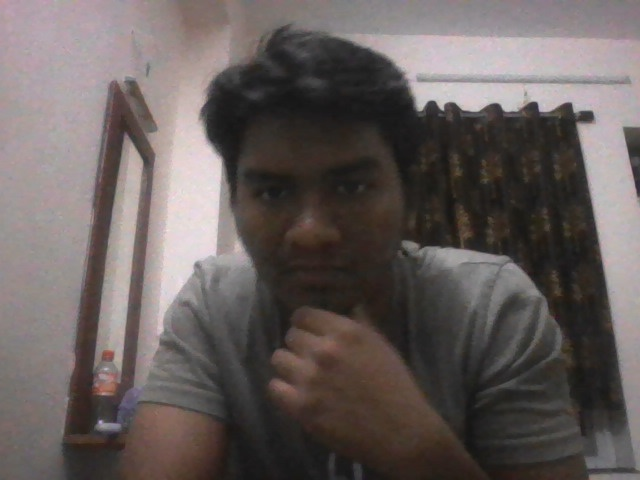
#> input picture Lab6/first_frame.jpg, 640 x 480 px, given in place of the camera
$ jupyter execute ManualCanny.ipynb   (older library calls are emulated)   (text cells are left out)
#> lines starting #> are read from the running program, lines starting #| are printed output that depends on the picture; after the words box and inside, x2 and y2 are one past the last pixel; in counts of white or black regions, pixels touching at a corner belong together
[cell 1]
import cv2
import numpy as np
import matplotlib.pyplot as plt

[cell 2]
# Open camera (0 = default webcam)
cap = cv2.VideoCapture(0)

if not cap.isOpened():
    print("Error: Cannot open camera")
    exit()

ret, frame = cap.read()
#> frame is the input picture: shape (480, 640, 3); mean B, G, R 92.5, 94.3, 102.6

if ret:
    cv2.imshow("First Frame", frame)

    cv2.imwrite("first_frame.jpg", frame)
    print("First frame saved as first_frame.jpg")
else:
    print("Error: Could not read frame")

cv2.waitKey(0)

cap.release()
cv2.destroyAllWindows()

[cell 3]
img = cv2.imread("first_frame.jpg")

# Convert BGR to RGB for matplotlib
img_rgb = cv2.cvtColor(img, cv2.COLOR_BGR2RGB)

plt.figure(figsize=(6,6))
plt.imshow(img_rgb)
plt.title("1. Original Image")
plt.axis("off")
plt.show()

[cell 4]
# 2️⃣ Convert to Grayscale
gray = cv2.cvtColor(img, cv2.COLOR_BGR2GRAY)

plt.figure(figsize=(6,6))
plt.imshow(gray, cmap="gray")
plt.title("2. Grayscale Image")
plt.axis("off")
plt.show()

[cell 5]
blur = cv2.GaussianBlur(gray, (5,5), 1.4)

plt.figure(figsize=(6,6))
plt.imshow(blur, cmap="gray")
plt.title("3. Gaussian Blur")
plt.axis("off")
plt.show()

[cell 6]
gx = cv2.Sobel(blur, cv2.CV_64F, 1, 0, ksize=3)
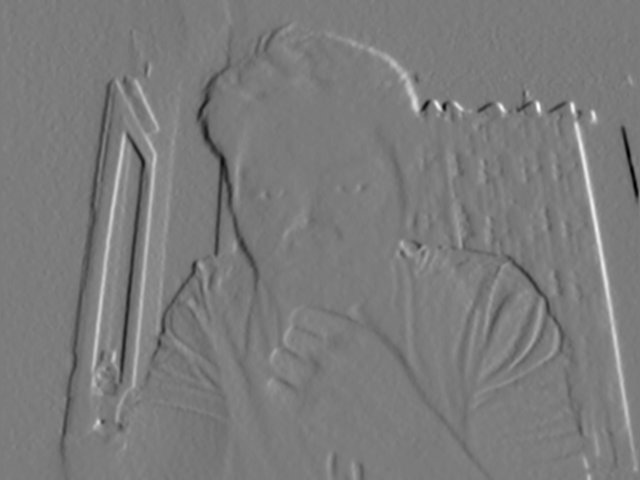
#> gx: shape (480, 640) float64; min -254, max 269, mean 0; drawn with min black and max white
gy = cv2.Sobel(blur, cv2.CV_64F, 0, 1, ksize=3)
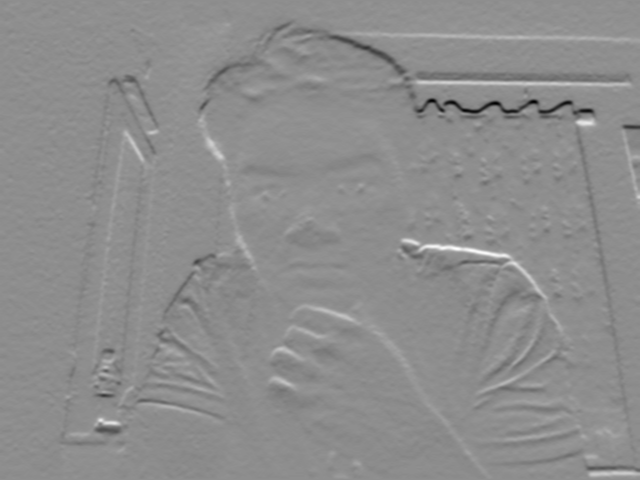
#> gy: shape (480, 640) float64; min -277, max 220, mean -1.4; drawn with min black and max white

magnitude = np.sqrt(gx**2 + gy**2)
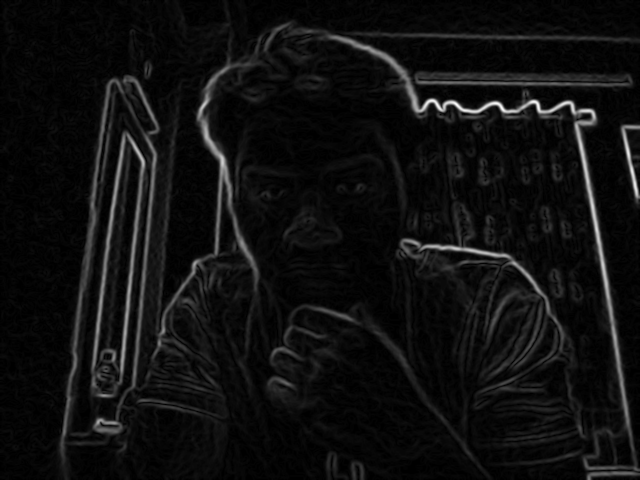
#> magnitude: shape (480, 640) float64; min 0, max 284.9, mean 17.8; drawn with min black and max white
magnitude = magnitude / magnitude.max() * 255

plt.figure(figsize=(6,6))
plt.imshow(magnitude, cmap="gray")
plt.title("4. Gradient Magnitude")
plt.axis("off")
plt.show()

[cell 7]
direction = np.arctan2(gy, gx)
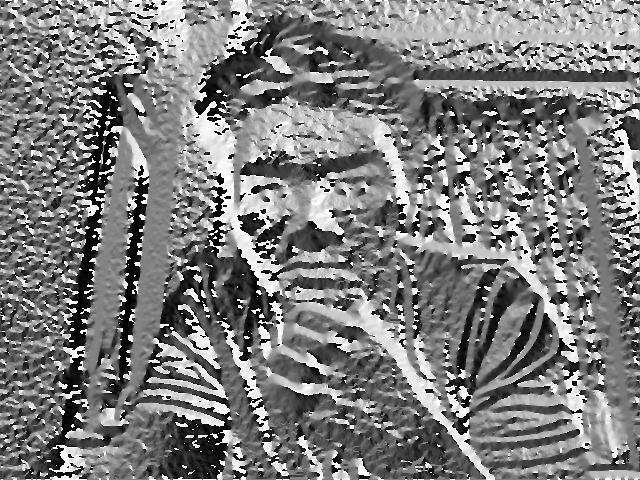
#> direction: shape (480, 640) float64; min -3.13, max 3.14, mean -0.0303; drawn with min black and max white

plt.figure(figsize=(6,6))
plt.imshow(direction, cmap="gray")
plt.title("5. Gradient Direction")
plt.axis("off")
plt.show()

[cell 8]
h, w = magnitude.shape
#> h = 480; w = 640
nms = np.zeros((h,w), dtype=np.int32)

angle = direction * 180. / np.pi
angle[angle < 0] += 180
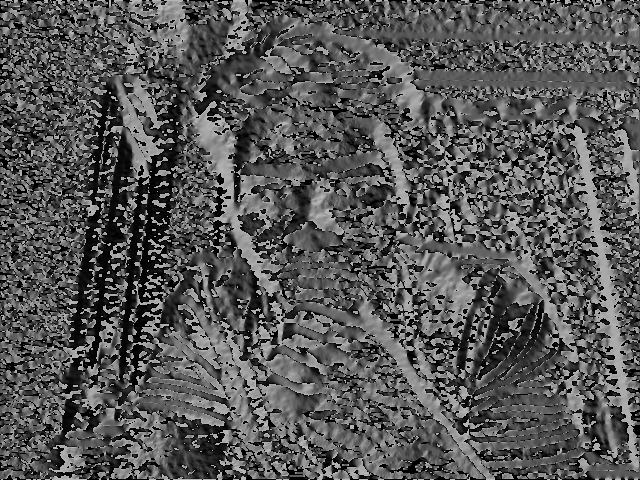
#> angle: shape (480, 640) float64; min 0, max 180, mean 86.9

for i in range(1, h-1):
    for j in range(1, w-1):

        q = 255
        r = 255

        if (0 <= angle[i,j] < 22.5) or (157.5 <= angle[i,j] <= 180):
            q = magnitude[i, j+1]
            r = magnitude[i, j-1]

        elif (22.5 <= angle[i,j] < 67.5):
            q = magnitude[i+1, j-1]
            r = magnitude[i-1, j+1]

        elif (67.5 <= angle[i,j] < 112.5):
            q = magnitude[i+1, j]
            r = magnitude[i-1, j]

        elif (112.5 <= angle[i,j] < 157.5):
            q = magnitude[i-1, j-1]
            r = magnitude[i+1, j+1]

        if (magnitude[i,j] >= q) and (magnitude[i,j] >= r):
            nms[i,j] = magnitude[i,j]
        else:
            nms[i,j] = 0
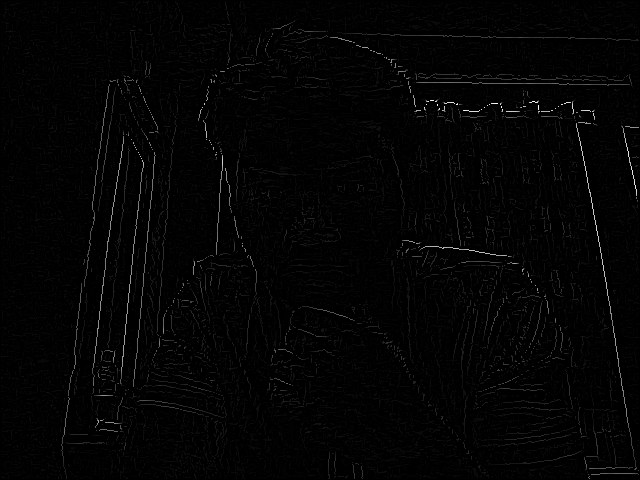
#> nms: shape (480, 640) int32; min 0, max 255, mean 3.6

plt.figure(figsize=(6,6))
plt.imshow(nms, cmap="gray")
plt.title("6. Non-Maximum Suppression")
plt.axis("off")
plt.show()

[cell 9]
low = 50
high = 150

strong = 255
weak = 75

res = np.zeros((h,w), dtype=np.int32)

strong_i, strong_j = np.where(nms >= high)
#> strong_i = 666 values from 47 to 423; strong_j = 666 values, max 636 at index 366, min 97 at index 665, mean 465
weak_i, weak_j = np.where((nms <= high) & (nms >= low))
#> weak_i = 3872 values from 23 to 478; weak_j = 3872 values, max 638 at index 1195, min 61 at index 3690, mean 312.3

res[strong_i, strong_j] = strong
res[weak_i, weak_j] = weak

plt.figure(figsize=(6,6))
plt.imshow(res, cmap="gray")
plt.title("7. Double Threshold")
plt.axis("off")
plt.show()
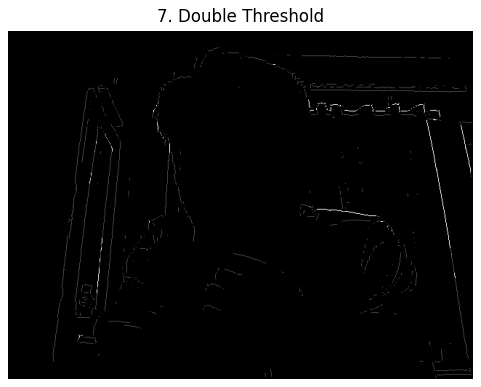
#> figure drawn by matplotlib, 1 panel

[cell 10]
for i in range(1, h-1):
    for j in range(1, w-1):
        if res[i,j] == weak:
            if ((res[i+1, j-1] == strong) or (res[i+1, j] == strong) or (res[i+1, j+1] == strong)
                or (res[i, j-1] == strong) or (res[i, j+1] == strong)
                or (res[i-1, j-1] == strong) or (res[i-1, j] == strong) or (res[i-1, j+1] == strong)):
                res[i,j] = strong
            else:
                res[i,j] = 0
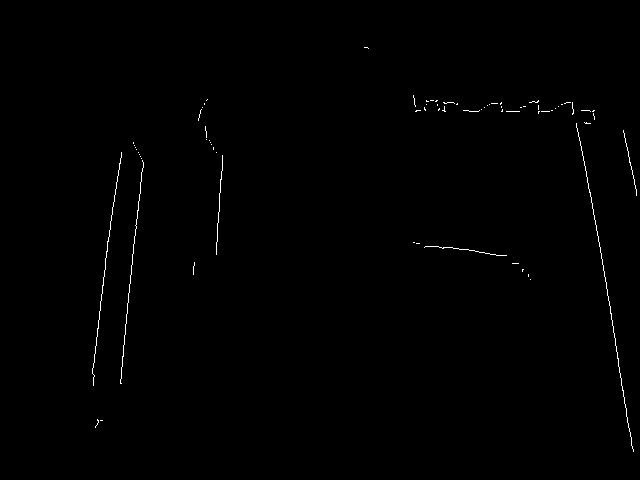
#> res: shape (480, 640) int32; 0.44% white in thin lines or dots, all inside (x1, y1, x2, y2) = (92, 47, 637, 452)

plt.figure(figsize=(6,6))
plt.imshow(res, cmap="gray")
plt.title("8. Final Edge Detection (Manual Canny)")
plt.axis("off")
plt.show()

[cell 11]
edges = cv2.Canny(gray, 50, 150)
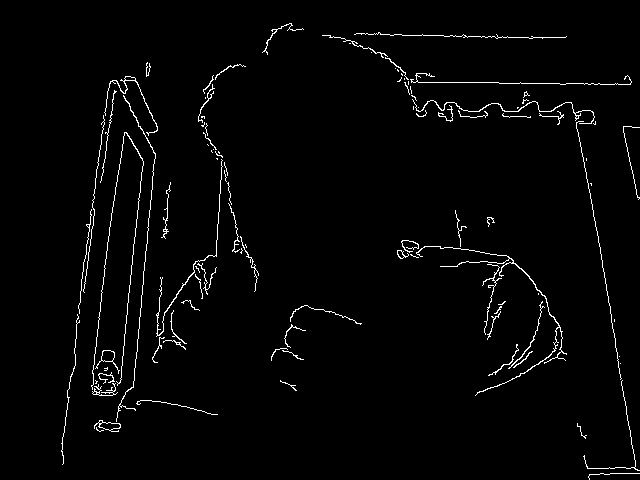
#> edges: shape (480, 640); 2.1% white in thin lines or dots, all inside (x1, y1, x2, y2) = (61, 23, 640, 480)

plt.figure(figsize=(6,6))
plt.imshow(edges, cmap="gray")
plt.title("OpenCV Canny Result")
plt.axis("off")
plt.show()
